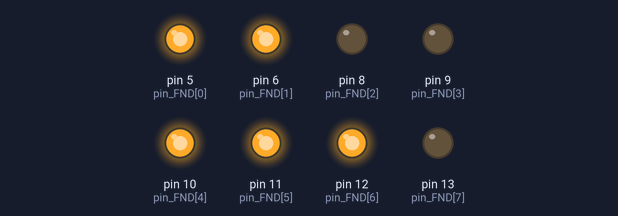
A sketch run on a simulated Arduino Uno, built with avr-gcc and run on an emulated ATmega328P. Parts: output pins drawn as LEDs (lit = HIGH).

Above: at 0.1 s.
At 4.7 s:
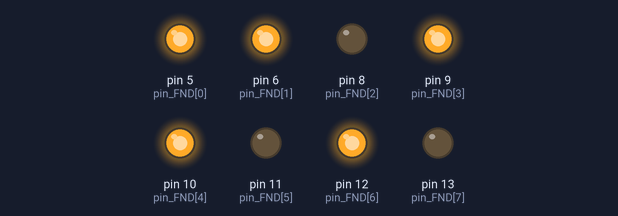
At 8.7 s:
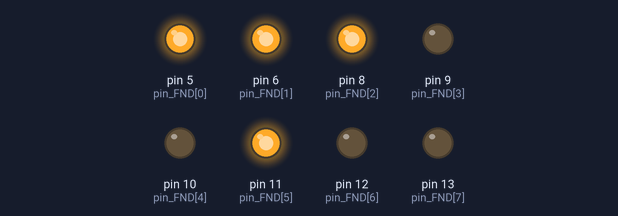
At 16.7 s:
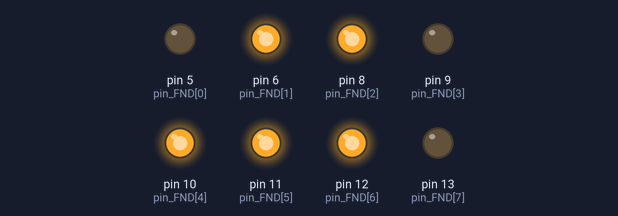
At 24.7 s:
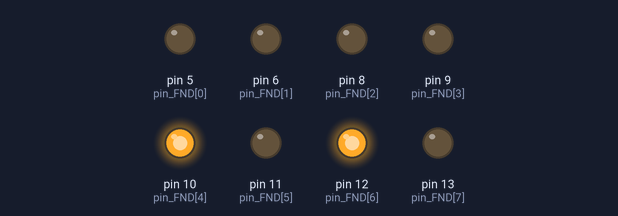
At 33.4 s:
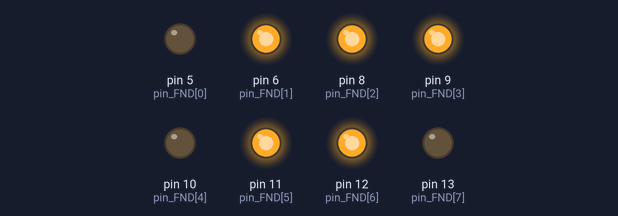
Timing chart, 0 to 40.0 s (numbered marks = the images above):
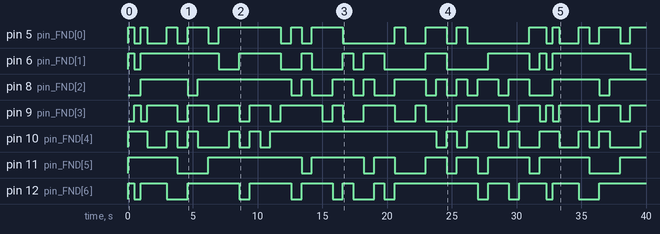

Measured:
- by itself, pin 5 (pin_FND[0]): LOW → HIGH at 0.00 s, → LOW 0.50 s later, → HIGH 0.50 s later, → LOW 0.50 s later, … (29 changes in this stretch)
- by itself, pin 6 (pin_FND[1]): LOW → HIGH at 0.00 s, → LOW 0.50 s later, → HIGH 0.50 s later, → LOW 6.0 s later, … (20 changes in this stretch)
- by itself, pin 8 (pin_FND[2]): LOW → HIGH at 1.0 s, → LOW 3.6 s later, → HIGH 0.80 s later, → LOW 7.2 s later, … (23 changes in this stretch)
- by itself, pin 9 (pin_FND[3]): LOW → HIGH at 0.50 s, → LOW 0.50 s later, → HIGH 0.50 s later, → LOW 2.3 s later, … (29 changes in this stretch)
- by itself, pin 10 (pin_FND[4]): LOW → HIGH at 0.00 s, → LOW 1.5 s later, → HIGH 1.5 s later, → LOW 0.80 s later, … (25 changes in this stretch)
- by itself, pin 11 (pin_FND[5]): LOW → HIGH at 0.00 s, → LOW 3.8 s later, → HIGH 2.4 s later, → LOW 7.2 s later, … (17 changes in this stretch)
- by itself, pin 12 (pin_FND[6]): LOW → HIGH at 0.00 s, → LOW 0.50 s later, → HIGH 0.50 s later, → LOW 2.0 s later, … (23 changes in this stretch)

The sketch:

7-Segment.ino
```cpp
int pin_FND[8]={5,6,8,9,10,11,12,13};

uint8_t FND_Data[40]={0x73, 0x38, 0x77, 0x6E, 0x3F, 0x06, 0x5B, 0x4F, 0x66, 0x6D, 0x7D, 0x27, 0x7F, 0x6F, 0x77, 0x7C, 0x39, 0x5E, 0x79, 0x71, 0x3D, 0x76, 0x30, 0x1E, 0x7A, 0x38, 0x55, 0x54, 0x5C, 0x73, 0x67, 0x50, 0x6D, 0x78, 0x1C, 0x7E, 0x6A, 0x36, 0x6E, 0x49};
void setup() {
  // put your setup code here, to run once:
  for(int i=0; i<8; i++)
  {
    pinMode(pin_FND[i], OUTPUT);
  }

}

void loop() {
  for(int i=0; i<4; i++)
  {
    FND_Ctrl(FND_Data[i]);
    delay(500);
  }
  delay(1000);
  for(int i=4; i<40; i++)
  {
    FND_Ctrl(FND_Data[i]);
    delay(800);
  }
}

void FND_Ctrl(uint8_t Ctrl_data)
{
  for(int j=0; j<8; j++)
  {
    digitalWrite(pin_FND[j], (Ctrl_data>>j) & 0x01);
  }
}
```
